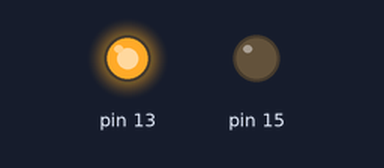
The sketch below on a simulated Arduino Uno, built with avr-gcc and run on an emulated ATmega328P. Parts: output pins drawn as LEDs (lit = HIGH).

Above: at 2.0 s.
At 8.1 s:
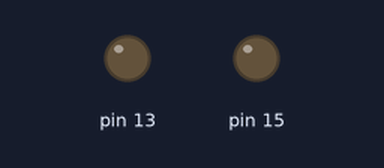
At 14.2 s:
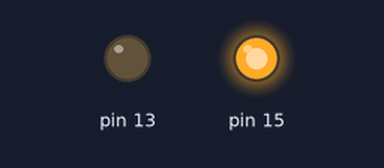
Timing chart, 0 to 21.5 s (numbered marks = the images above):
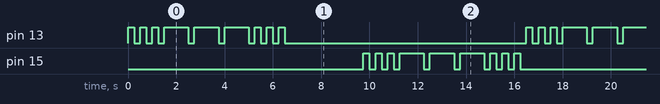

Measured:
- by itself, pin 13, pin 15: repeats every 16.5 s: 2 × (LOW 0.25 s, HIGH 0.25 s), 3 × (LOW 0.25 s, HIGH 1.0 s), 3 × (LOW 0.25 s, HIGH 0.25 s), LOW 10.0 s, HIGH 0.25 s
- by itself, everything shown: repeats every 16.5 s, in 36 steps

The sketch:

morse_sos.ino
```cpp
 #include <Morse.h>

Morse morse(13),morse_1(15);

void setup()
{
}

void loop()
{

  morse.dot(); morse.dot(); morse.dot();
  morse.dash(); morse.dash(); morse.dash();
  morse.dot(); morse.dot(); morse.dot();
  delay(3000);

   morse_1.dot(); morse_1.dot(); morse_1.dot();
  morse_1.dash(); morse_1.dash(); morse_1.dash();
  morse_1.dot(); morse_1.dot(); morse_1.dot();
}
```
